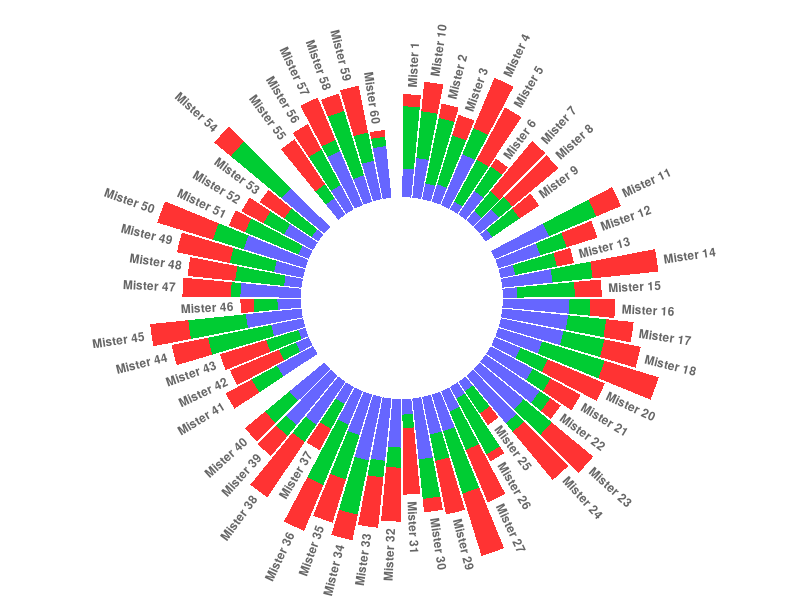

This figure's R source:
#' Author: Bruno Tebaldi de Queiroz Barbosa
#'
#' Data: 2022-09-24
#'
#' Cria um grafico de barras circular
#'
#' A circular barplot is a barplot where bars are displayed along a circle
#' instead of a line.

# Setup -------------------------------------------------------------------

rm(list = ls())

library(ggplot2)
library(dplyr)

# Data load ---------------------------------------------------------------

# data("mtcars")  # load data
# 
# head(mtcars)

# number of individuals (at least n > 6)
n <- 60

na <- floor( (10/60)*n )
nb <- floor( (30/60)*n )
nc <- floor( (14/60)*n )
nd <- n-(na+nb+nc)


# Create dataset
data <- data.frame(individual = paste( "Mister ", seq(1,n), sep=""),
                   group = c( rep('A', na), rep('B', nb), rep('C', nc), rep('D', nd)) ,
                   value1 = sample( seq(10,100), n, replace=T),
                   value2 = sample( seq(10,100), n, replace=T),
                   value3 = sample( seq(10,100), n, replace=T)) %>% as_tibble()

data
# Data regularization -----------------------------------------------------


# Transform data in a tidy format (long format)
data <- data %>% 
  mutate(group = factor(group)) %>% 
  tidyr::pivot_longer(cols = c("value1", "value2", "value3"),
                      names_to = "observation",
                      values_to = "value")



# Calculation of inteval between groups -----------------------------------

# Set a number of 'empty bar' to add at the end of each group
empty_bar <- 1

nObsType <- nlevels(as.factor(data$observation))

to_add <- data.frame( matrix(NA, empty_bar*nlevels(data$group)*nObsType, ncol(data)) )

colnames(to_add) <- colnames(data)

to_add$group <- rep(levels(data$group), each=empty_bar*nObsType )

data <- data %>% bind_rows(to_add)

data <- data %>% arrange(group, individual)

data$id <- rep( seq(1, nrow(data)/nObsType) , each=nObsType)


# Rotation of individual name ---------------------------------------------

# Get the name and the y position of each label
label_data <- data %>% group_by(id, individual) %>% summarize(tot=sum(value))
number_of_bar <- nrow(label_data)

# I substract 0.5 because the letter must have the angle of the center of the bars. Not extreme right(1) or extreme left (0)
angle <- 90 - 360 * (label_data$id-0.5) /number_of_bar
label_data$hjust <- ifelse( angle < -90, 1, 0)
label_data$angle <- ifelse(angle < -90, angle+180, angle)

# prepare a data frame for base lines
base_data <- data %>% 
  group_by(group) %>% 
  summarize(start=min(id), end=max(id) - empty_bar) %>% 
  rowwise() %>% 
  mutate(title=mean(c(start, end)))

# prepare a data frame for grid (scales)
grid_data <- base_data
grid_data$end <- grid_data$end[ c( nrow(grid_data), 1:nrow(grid_data)-1)] + 1
grid_data$start <- grid_data$start - 1
grid_data <- grid_data[-1,]

# Make the plot
p <- ggplot(data) +      
  
  # Add the stacked bar
  geom_bar(aes(x=as.factor(id), y=value, fill=observation), stat="identity") +
  # scale_fill_viridis(discrete=TRUE) +
  
  # Add a val=100/75/50/25 lines. I do it at the beginning to make sur barplots are OVER it.
  geom_segment(data=grid_data, aes(x = end, y = 0, xend = start, yend = 0), colour = "grey", alpha=1, size=0.3 , inherit.aes = FALSE ) +
  geom_segment(data=grid_data, aes(x = end, y = 50, xend = start, yend = 50), colour = "grey", alpha=1, size=0.3 , inherit.aes = FALSE ) +
  geom_segment(data=grid_data, aes(x = end, y = 100, xend = start, yend = 100), colour = "grey", alpha=1, size=0.3 , inherit.aes = FALSE ) +
  geom_segment(data=grid_data, aes(x = end, y = 150, xend = start, yend = 150), colour = "grey", alpha=1, size=0.3 , inherit.aes = FALSE ) +
  geom_segment(data=grid_data, aes(x = end, y = 200, xend = start, yend = 200), colour = "grey", alpha=1, size=0.3 , inherit.aes = FALSE ) +
  
  # Add text showing the value of each 100/75/50/25 lines
  # ggplot2::annotate("text", x = rep(max(data$id),5), y = c(0, 50, 100, 150, 200), label = c("0", "50", "100", "150", "200") , color="grey", size=6 , angle=0, fontface="bold", hjust=1) +
  
  ylim(-150,max(label_data$tot, na.rm=T)) +
  scale_fill_manual(breaks = c("value1", "value2", "value3"), 
                    values=c("#FF3333", "#00CC33", "#6666FF")) + 
  theme_minimal() +
  theme(legend.position = "none",
        axis.text = element_blank(),
        axis.title = element_blank(),
        panel.grid = element_blank(),
        plot.margin = unit(rep(-1,4), "cm") 
  ) +
  coord_polar() +
  
  # Add labels on top of each bar
  geom_text(data=label_data, aes(x=id, y=tot+10, label=individual, hjust=hjust), color="black", fontface="bold",alpha=0.6, size=3, angle= label_data$angle, inherit.aes = FALSE ) 

# Add base line information
# geom_segment(data=base_data, aes(x = start, y = -5, xend = end, yend = -5), colour = "black", alpha=0.8, size=0.6 , inherit.aes = FALSE )  +
# geom_text(data=base_data, aes(x = title, y = -18, label=group), hjust=c(1,1,0,0), colour = "black", alpha=0.8, size=4, fontface="bold", inherit.aes = FALSE)


# Save at png
# ggsave(p, file="output.png", width=10, height=10)
p
